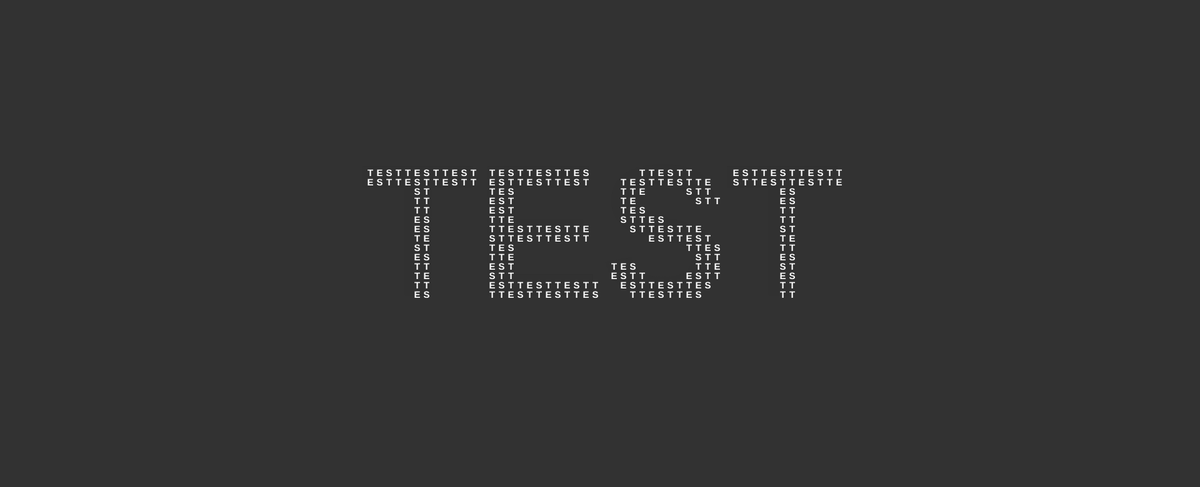
Frame 1 (no input)
Frame 60 (no input): identical to frame 1, image omitted
Frame 120 (the mouse pressed at the canvas centre since frame 60): identical to frame 1, image omitted

The p5.js sketch that drew this single still picture (run headless with seeded random() and noise() and a simulated clock; from frame 60 on, the mouse is pressed at the canvas centre):

// p5.js sketch
// ── sketch.js
function setup() {
  createCanvas(1920, 780);

  // Create the outer text input box and prompt.
  outerInput = createInput('TEST');
  outerInput.position(125, height + 25);
  outerInput.size(350);
  outerPrompt = createElement('h2', 'Outer Text: ');
  outerPrompt.position(0, height);

  // Create the inner text input box and prompt.
  innerInput = createInput('TEST');
  innerInput.position(125, height + 75);
  innerInput.size(350);
  innerPrompt = createElement('h2', 'Inner Text: ');
  innerPrompt.position(0, height + 50);

  // Create The font size sliders.
  outerSizePrompt = createElement('h2', 'Outer Font Size: ');
  outerSizePrompt.position(150 + outerInput.width - 15)
  outerSizeSlider = createSlider(10, 500, 300);
  outerSizeSlider.position(350 + innerInput.width, height + 25);

  innerSizePrompt = createElement('h2', 'Inner Font Size: ');
  innerSizePrompt.position(150 + innerInput.width - 15, height + 50)
  innerSizeSlider = createSlider(5, 20, 15);
  innerSizeSlider.position(350 + innerInput.width, height + 75);
}

function draw() {
  background(50);

  // Creating the background text used to correctly position small text.
  fill(49, 49, 49);
  textAlign(CENTER, CENTER);
  textStyle(BOLD);
  textSize(outerSizeSlider.value());
  text(outerInput.value(), 0, 0, width, height);

  // Small font text styling
  fill(255);
  textSize(innerSizeSlider.value());

  // Loop over pixels searching for the background text
  let index = 0;
  for (j = 0; j < height; j += innerSizeSlider.value()){
    for (i = 0; i < width; i += innerSizeSlider.value()){
      /* If a background text pixel is found, draw the next character of the small text string.

         The next character is tracked using index. To avoid index out of bounds errors, we use it modulo the length of the 
         small text string provided by the user.
      */
      if (get(i , j)[0] == 49){
        // Draw the text and increment index.
        text(innerInput.value().charAt(index % innerInput.value().length), i + innerSizeSlider.value() / 2, j + innerSizeSlider.value() / 2);
        index++;
      }
    }
  }
}
